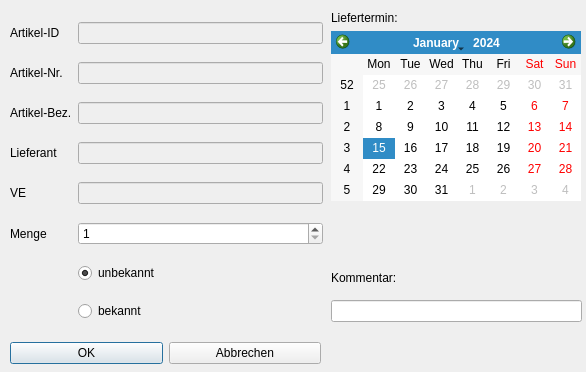
<?xml version="1.0" encoding="UTF-8"?>
<ui version="4.0">
 <class>Dialog_bestellung</class>
 <widget class="QDialog" name="Dialog_bestellung">
  <property name="geometry">
   <rect>
    <x>0</x>
    <y>0</y>
    <width>586</width>
    <height>372</height>
   </rect>
  </property>
  <property name="windowTitle">
   <string>Dialog</string>
  </property>
  <widget class="QWidget" name="">
   <property name="geometry">
    <rect>
     <x>10</x>
     <y>10</y>
     <width>313</width>
     <height>327</height>
    </rect>
   </property>
   <layout class="QGridLayout" name="gridLayout">
    <item row="6" column="1">
     <widget class="QRadioButton" name="radioButton_LT_unbekannt">
      <property name="text">
       <string>unbekannt</string>
      </property>
      <property name="checked">
       <bool>true</bool>
      </property>
     </widget>
    </item>
    <item row="0" column="1">
     <widget class="QLineEdit" name="lineEdit_artikel_id">
      <property name="enabled">
       <bool>false</bool>
      </property>
     </widget>
    </item>
    <item row="0" column="0">
     <widget class="QLabel" name="label">
      <property name="text">
       <string>Artikel-ID</string>
      </property>
     </widget>
    </item>
    <item row="1" column="0">
     <widget class="QLabel" name="label_2">
      <property name="text">
       <string>Artikel-Nr.</string>
      </property>
     </widget>
    </item>
    <item row="4" column="1">
     <widget class="QLineEdit" name="lineEdit_ve">
      <property name="enabled">
       <bool>false</bool>
      </property>
     </widget>
    </item>
    <item row="3" column="1">
     <widget class="QLineEdit" name="lineEdit_lieferant">
      <property name="enabled">
       <bool>false</bool>
      </property>
     </widget>
    </item>
    <item row="2" column="1">
     <widget class="QLineEdit" name="lineEdit_artikel_bez">
      <property name="enabled">
       <bool>false</bool>
      </property>
     </widget>
    </item>
    <item row="5" column="1">
     <widget class="QSpinBox" name="spinBox_menge">
      <property name="minimum">
       <number>1</number>
      </property>
      <property name="maximum">
       <number>99999999</number>
      </property>
     </widget>
    </item>
    <item row="4" column="0">
     <widget class="QLabel" name="label_5">
      <property name="text">
       <string>VE</string>
      </property>
     </widget>
    </item>
    <item row="3" column="0">
     <widget class="QLabel" name="label_4">
      <property name="text">
       <string>Lieferant</string>
      </property>
     </widget>
    </item>
    <item row="1" column="1">
     <widget class="QLineEdit" name="lineEdit_artikel_nr">
      <property name="enabled">
       <bool>false</bool>
      </property>
     </widget>
    </item>
    <item row="2" column="0">
     <widget class="QLabel" name="label_3">
      <property name="text">
       <string>Artikel-Bez.</string>
      </property>
     </widget>
    </item>
    <item row="5" column="0">
     <widget class="QLabel" name="label_6">
      <property name="text">
       <string>Menge</string>
      </property>
     </widget>
    </item>
    <item row="7" column="1">
     <widget class="QRadioButton" name="radioButton_LT_bekannt">
      <property name="text">
       <string>bekannt</string>
      </property>
     </widget>
    </item>
   </layout>
  </widget>
  <widget class="QWidget" name="">
   <property name="geometry">
    <rect>
     <x>10</x>
     <y>340</y>
     <width>311</width>
     <height>27</height>
    </rect>
   </property>
   <layout class="QHBoxLayout" name="horizontalLayout">
    <item>
     <widget class="QPushButton" name="pushButton_ok">
      <property name="text">
       <string>OK</string>
      </property>
     </widget>
    </item>
    <item>
     <widget class="QPushButton" name="pushButton_cancel">
      <property name="text">
       <string>Abbrechen</string>
      </property>
     </widget>
    </item>
   </layout>
  </widget>
  <widget class="QWidget" name="">
   <property name="geometry">
    <rect>
     <x>331</x>
     <y>261</y>
     <width>251</width>
     <height>61</height>
    </rect>
   </property>
   <layout class="QVBoxLayout" name="verticalLayout">
    <item>
     <widget class="QLabel" name="label_8">
      <property name="text">
       <string>Kommentar:</string>
      </property>
     </widget>
    </item>
    <item>
     <widget class="QLineEdit" name="lineEdit_kommentar"/>
    </item>
   </layout>
  </widget>
  <widget class="QWidget" name="">
   <property name="geometry">
    <rect>
     <x>331</x>
     <y>11</y>
     <width>250</width>
     <height>190</height>
    </rect>
   </property>
   <layout class="QVBoxLayout" name="verticalLayout_2">
    <item>
     <widget class="QLabel" name="label_7">
      <property name="text">
       <string>Liefertermin:</string>
      </property>
     </widget>
    </item>
    <item>
     <widget class="QCalendarWidget" name="calendarWidget_LT"/>
    </item>
   </layout>
  </widget>
 </widget>
 <tabstops>
  <tabstop>lineEdit_artikel_id</tabstop>
  <tabstop>lineEdit_artikel_nr</tabstop>
  <tabstop>lineEdit_artikel_bez</tabstop>
  <tabstop>lineEdit_lieferant</tabstop>
  <tabstop>lineEdit_ve</tabstop>
  <tabstop>spinBox_menge</tabstop>
  <tabstop>radioButton_LT_unbekannt</tabstop>
  <tabstop>radioButton_LT_bekannt</tabstop>
  <tabstop>pushButton_ok</tabstop>
  <tabstop>pushButton_cancel</tabstop>
  <tabstop>calendarWidget_LT</tabstop>
 </tabstops>
 <resources/>
 <connections/>
</ui>
